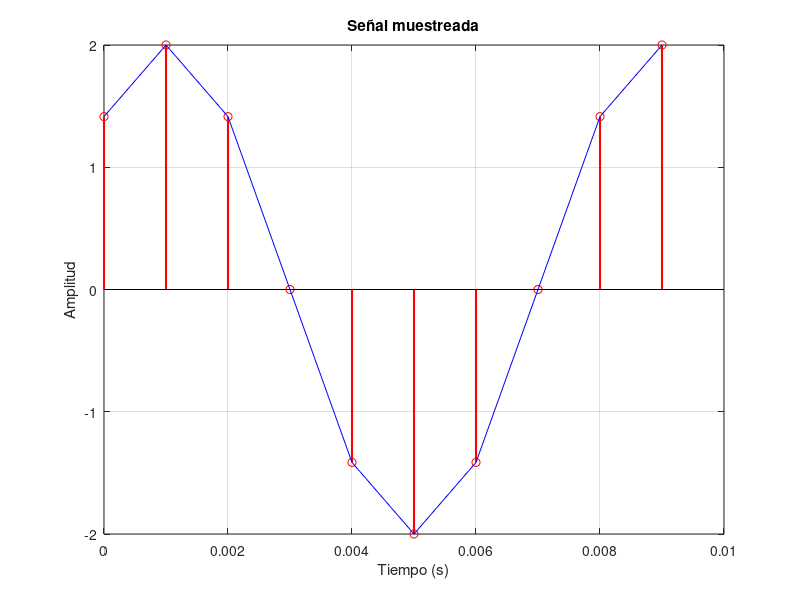

MATLAB code to generate this figure:
clc;
clear;

A = 2; % Amplitud de la señal
des = deg2rad(45); % Desplazamiento de fase
f = 125; % Frecuencia de la señal
fs = 1000; % Frecuencia de muestreo
tiempo = 10; % Tiempo total de grabación (milisegundos)

T = tiempo/1000; % mili a segundos
Ts = 1/fs; % Periodo de muestreo
t = 0:Ts:T-Ts; % Vector de tiempo (desde 0 hasta T, con pasos de Ts)

% Ecuación de la señal muestreada
x = A * sin(2*pi*f*t + des); 

disp('Valores de las muestras:');
disp(x);

figure;
stem(t, x, 'r', 'LineWidth', 1.5); 
hold on;
plot(t, x, 'b'); 
title('Señal muestreada');
xlabel('Tiempo (s)');
ylabel('Amplitud');
grid on;
